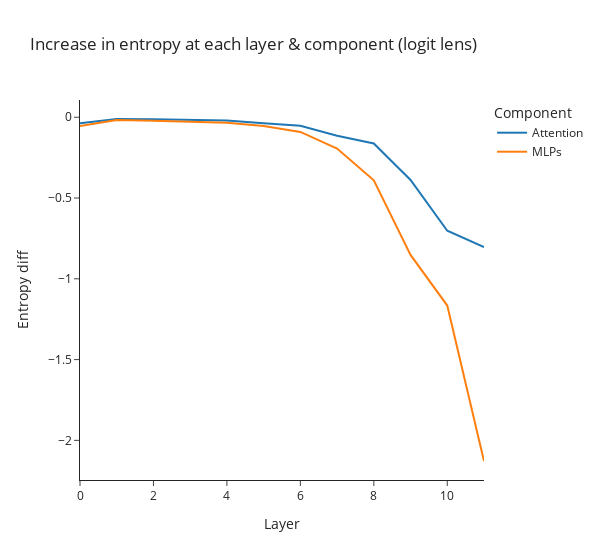
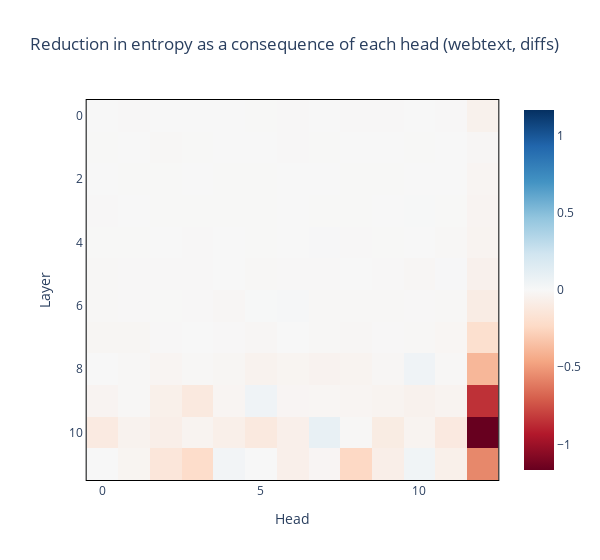
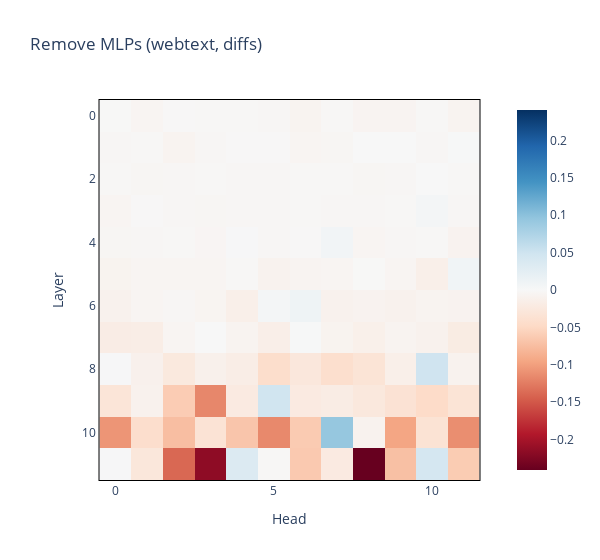
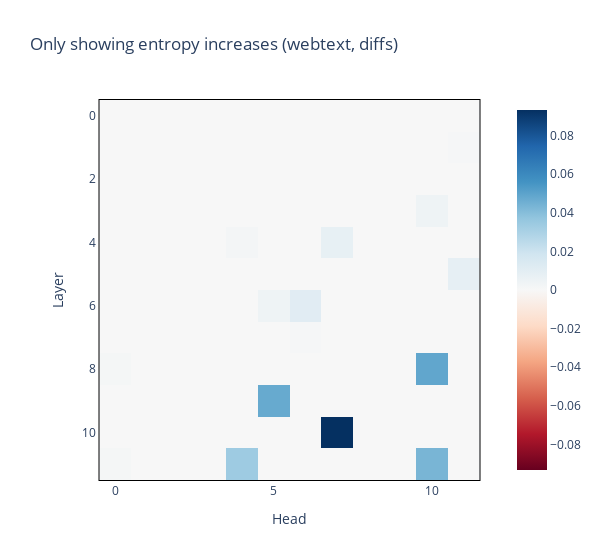

The notebook cell saved with these charts, in order:
### Code cell
make_entropy_plots(resid_entropies, entropy_diffs, model, title="webtext, diffs")

### Figure 1 — Plotly figure (JSON) as saved in the notebook; plotly's stock layout.template omitted (floating-point values rounded to 4 significant figures)
{"data": [{"hovertemplate": "Component=wide_variable_0<br>Layer=%{x}<br>Entropy diff=%{y}<extra></extra>", "legendgroup": "wide_variable_0", "line": {"color": "#1F77B4", "dash": "solid"}, "marker": {"symbol": "circle"}, "mode": "lines", "name": "Attention", "orientation": "v", "showlegend": true, "type": "scatter", "x": [0, 1, 2, 3, 4, 5, 6, 7, 8, 9, 10, 11], "xaxis": "x", "y": [-0.03669, -0.01089, -0.01275, -0.0184, -0.02052, -0.03791, -0.05314, -0.114, -0.1626, -0.3882, -0.7027, -0.804], "yaxis": "y"}, {"hovertemplate": "Component=wide_variable_1<br>Layer=%{x}<br>Entropy diff=%{y}<extra></extra>", "legendgroup": "wide_variable_1", "line": {"color": "#FF7F0E", "dash": "solid"}, "marker": {"symbol": "circle"}, "mode": "lines", "name": "MLPs", "orientation": "v", "showlegend": true, "type": "scatter", "x": [0, 1, 2, 3, 4, 5, 6, 7, 8, 9, 10, 11], "xaxis": "x", "y": [-0.0538, -0.01686, -0.022, -0.02925, -0.0341, -0.05415, -0.09089, -0.194, -0.3901, -0.8524, -1.166, -2.128], "yaxis": "y"}], "layout": {"hovermode": "x unified", "legend": {"title": {"text": "Component"}, "tracegroupgap": 0}, "title": {"text": "Increase in entropy at each layer & component (logit lens)"}, "width": 600, "xaxis": {"anchor": "y", "domain": [0, 1], "title": {"text": "Layer"}}, "yaxis": {"anchor": "x", "domain": [0, 1], "title": {"text": "Entropy diff"}}}}

### Figure 2 — Plotly figure (JSON) as saved in the notebook; plotly's stock layout.template omitted (floating-point values rounded to 4 significant figures; data arrays with more than 128 entries replaced by an {"elided": "..."} marker saying what was removed)
{"data": [{"coloraxis": "coloraxis", "hovertemplate": "Head: %{x}<br>Layer: %{y}<br>color: %{z}<extra></extra>", "name": "0", "type": "heatmap", "xaxis": "x", "yaxis": "y", "z": {"elided": "12x13 float values"}}], "layout": {"coloraxis": {"cmid": 0, "colorscale": [[0, "rgb(103,0,31)"], [0.1, "rgb(178,24,43)"], [0.2, "rgb(214,96,77)"], [0.3, "rgb(244,165,130)"], [0.4, "rgb(253,219,199)"], [0.5, "rgb(247,247,247)"], [0.6, "rgb(209,229,240)"], [0.7, "rgb(146,197,222)"], [0.8, "rgb(67,147,195)"], [0.9, "rgb(33,102,172)"], [1, "rgb(5,48,97)"]]}, "title": {"text": "Reduction in entropy as a consequence of each head (webtext, diffs)"}, "width": 600, "xaxis": {"anchor": "y", "constrain": "domain", "domain": [0, 1], "linecolor": "black", "linewidth": 1, "mirror": true, "scaleanchor": "y", "showline": true, "title": {"text": "Head"}}, "yaxis": {"anchor": "x", "autorange": "reversed", "constrain": "domain", "domain": [0, 1], "linecolor": "black", "linewidth": 1, "mirror": true, "showline": true, "title": {"text": "Layer"}}}}

### Figure 3 — Plotly figure (JSON) as saved in the notebook; plotly's stock layout.template omitted (floating-point values rounded to 4 significant figures; data arrays with more than 128 entries replaced by an {"elided": "..."} marker saying what was removed)
{"data": [{"coloraxis": "coloraxis", "hovertemplate": "Head: %{x}<br>Layer: %{y}<br>color: %{z}<extra></extra>", "name": "0", "type": "heatmap", "xaxis": "x", "yaxis": "y", "z": {"elided": "12x12 float values"}}], "layout": {"coloraxis": {"cmax": 0.2405, "cmid": 0, "cmin": -0.2405, "colorscale": [[0, "rgb(103,0,31)"], [0.1, "rgb(178,24,43)"], [0.2, "rgb(214,96,77)"], [0.3, "rgb(244,165,130)"], [0.4, "rgb(253,219,199)"], [0.5, "rgb(247,247,247)"], [0.6, "rgb(209,229,240)"], [0.7, "rgb(146,197,222)"], [0.8, "rgb(67,147,195)"], [0.9, "rgb(33,102,172)"], [1, "rgb(5,48,97)"]]}, "title": {"text": "Remove MLPs (webtext, diffs)"}, "width": 600, "xaxis": {"anchor": "y", "constrain": "domain", "domain": [0, 1], "linecolor": "black", "linewidth": 1, "mirror": true, "scaleanchor": "y", "showline": true, "title": {"text": "Head"}}, "yaxis": {"anchor": "x", "autorange": "reversed", "constrain": "domain", "domain": [0, 1], "linecolor": "black", "linewidth": 1, "mirror": true, "showline": true, "title": {"text": "Layer"}}}}

### Figure 4 — Plotly figure (JSON) as saved in the notebook; plotly's stock layout.template omitted (floating-point values rounded to 4 significant figures; data arrays with more than 128 entries replaced by an {"elided": "..."} marker saying what was removed)
{"data": [{"coloraxis": "coloraxis", "hovertemplate": "Head: %{x}<br>Layer: %{y}<br>color: %{z}<extra></extra>", "name": "0", "type": "heatmap", "xaxis": "x", "yaxis": "y", "z": {"elided": "12x12 float values"}}], "layout": {"coloraxis": {"cmax": 0.09331, "cmid": 0, "cmin": -0.09331, "colorscale": [[0, "rgb(103,0,31)"], [0.1, "rgb(178,24,43)"], [0.2, "rgb(214,96,77)"], [0.3, "rgb(244,165,130)"], [0.4, "rgb(253,219,199)"], [0.5, "rgb(247,247,247)"], [0.6, "rgb(209,229,240)"], [0.7, "rgb(146,197,222)"], [0.8, "rgb(67,147,195)"], [0.9, "rgb(33,102,172)"], [1, "rgb(5,48,97)"]]}, "title": {"text": "Only showing entropy increases (webtext, diffs)"}, "width": 600, "xaxis": {"anchor": "y", "constrain": "domain", "domain": [0, 1], "linecolor": "black", "linewidth": 1, "mirror": true, "scaleanchor": "y", "showline": true, "title": {"text": "Head"}}, "yaxis": {"anchor": "x", "autorange": "reversed", "constrain": "domain", "domain": [0, 1], "linecolor": "black", "linewidth": 1, "mirror": true, "showline": true, "title": {"text": "Layer"}}}}
